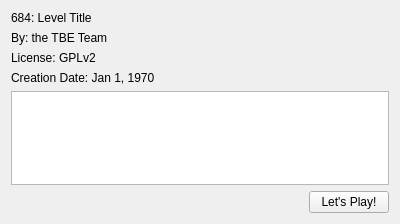
<?xml version="1.0" encoding="UTF-8"?>
<ui version="4.0">
 <class>LevelInfoDialog</class>
 <widget class="QWidget" name="LevelInfoDialog">
  <property name="windowModality">
   <enum>Qt::ApplicationModal</enum>
  </property>
  <property name="geometry">
   <rect>
    <x>0</x>
    <y>0</y>
    <width>400</width>
    <height>224</height>
   </rect>
  </property>
  <property name="windowTitle">
   <string>Form</string>
  </property>
  <property name="autoFillBackground">
   <bool>true</bool>
  </property>
  <layout class="QVBoxLayout" name="verticalLayout_2">
   <item>
    <layout class="QHBoxLayout" name="horizontalLayout">
     <item>
      <layout class="QVBoxLayout" name="verticalLayout">
       <item>
        <widget class="QLabel" name="labelTitle">
         <property name="text">
          <string>684: Level Title</string>
         </property>
        </widget>
       </item>
       <item>
        <widget class="QLabel" name="labelAuthor">
         <property name="text">
          <string>By: the TBE Team</string>
         </property>
        </widget>
       </item>
       <item>
        <widget class="QLabel" name="labelLicense">
         <property name="text">
          <string>License: GPLv2</string>
         </property>
        </widget>
       </item>
       <item>
        <widget class="QLabel" name="labelCreationDate">
         <property name="text">
          <string>Creation Date: Jan 1, 1970</string>
         </property>
        </widget>
       </item>
      </layout>
     </item>
     <item>
      <spacer name="horizontalSpacer">
       <property name="orientation">
        <enum>Qt::Horizontal</enum>
       </property>
       <property name="sizeHint" stdset="0">
        <size>
         <width>40</width>
         <height>20</height>
        </size>
       </property>
      </spacer>
     </item>
    </layout>
   </item>
   <item>
    <widget class="QTextBrowser" name="textBrowser"/>
   </item>
   <item>
    <layout class="QHBoxLayout" name="horizontalLayout_2">
     <item>
      <spacer name="horizontalSpacer_2">
       <property name="orientation">
        <enum>Qt::Horizontal</enum>
       </property>
       <property name="sizeHint" stdset="0">
        <size>
         <width>40</width>
         <height>20</height>
        </size>
       </property>
      </spacer>
     </item>
     <item>
      <widget class="QPushButton" name="pushButton">
       <property name="text">
        <string>Let's Play!</string>
       </property>
       <property name="icon">
        <iconset resource="../../images/illustrations/tbe-icon.qrc">
		 <normaloff>:/tbe-icon.png</normaloff>:/tbe-icon.png</iconset>
       </property>
      </widget>
     </item>
    </layout>
   </item>
  </layout>
 </widget>
 <resources>
  <include location="../../images/illustrations/tbe-icon.qrc"/>
 </resources>
 <connections/>
</ui>
